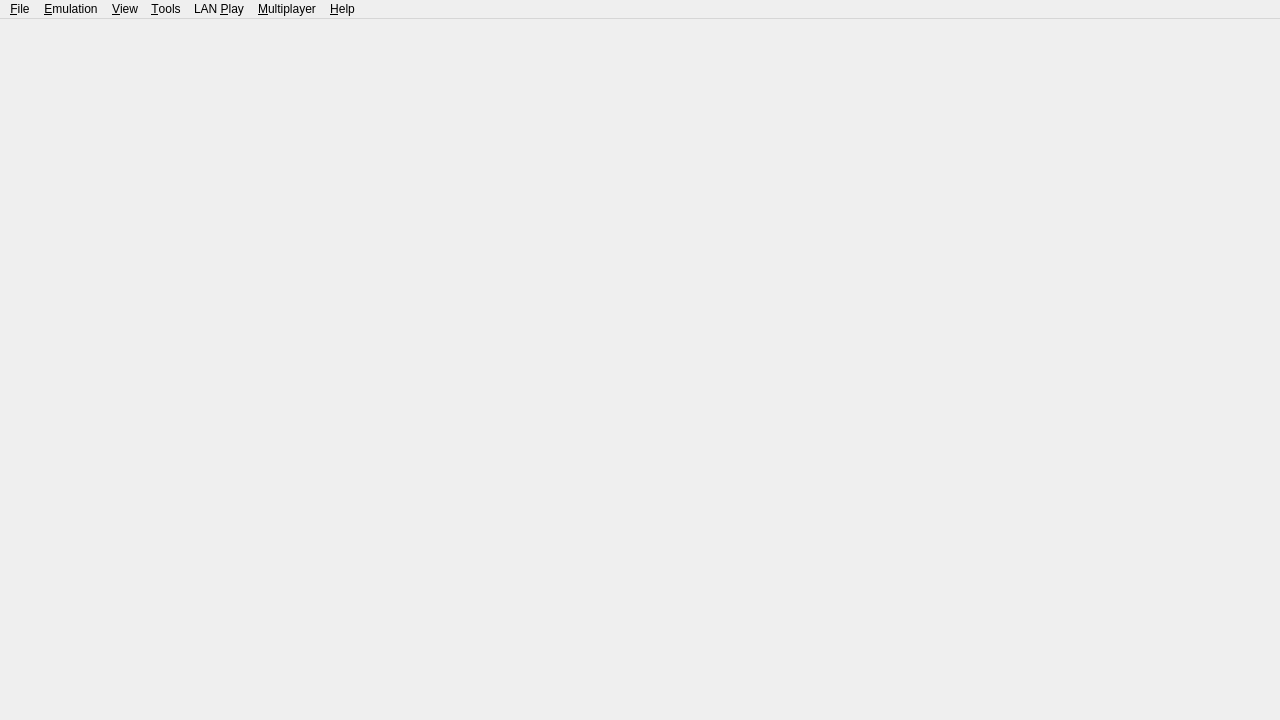
<?xml version="1.0" encoding="UTF-8"?>
<ui version="4.0">
 <class>MainWindow</class>
 <widget class="QMainWindow" name="MainWindow">
  <property name="geometry">
   <rect>
    <x>0</x>
    <y>0</y>
    <width>1280</width>
    <height>720</height>
   </rect>
  </property>
  <property name="windowTitle">
   <string>yuzu</string>
  </property>
  <property name="windowIcon">
   <iconset resource="yuzu.qrc">
    <normaloff>:/img/eden.ico</normaloff>:/img/eden.ico</iconset>
  </property>
  <property name="tabShape">
   <enum>QTabWidget::TabShape::Rounded</enum>
  </property>
  <property name="dockNestingEnabled">
   <bool>true</bool>
  </property>
  <widget class="QWidget" name="centralwidget">
   <layout class="QHBoxLayout" name="horizontalLayout">
    <property name="leftMargin">
     <number>0</number>
    </property>
    <property name="topMargin">
     <number>0</number>
    </property>
    <property name="rightMargin">
     <number>0</number>
    </property>
    <property name="bottomMargin">
     <number>0</number>
    </property>
   </layout>
  </widget>
  <widget class="QMenuBar" name="menubar">
   <property name="geometry">
    <rect>
     <x>0</x>
     <y>0</y>
     <width>1280</width>
     <height>23</height>
    </rect>
   </property>
   <widget class="QMenu" name="menu_File">
    <property name="title">
     <string>&amp;File</string>
    </property>
    <widget class="QMenu" name="menu_recent_files">
     <property name="title">
      <string>&amp;Recent Files</string>
     </property>
    </widget>
    <widget class="QMenu" name="menuOpen_Eden_Folders">
     <property name="title">
      <string>Open &amp;Eden Folders</string>
     </property>
     <addaction name="action_Root_Data_Folder"/>
     <addaction name="action_NAND_Folder"/>
     <addaction name="action_SDMC_Folder"/>
     <addaction name="action_Mod_Folder"/>
     <addaction name="action_Log_Folder"/>
    </widget>
    <addaction name="action_Install_File_NAND"/>
    <addaction name="separator"/>
    <addaction name="action_Load_File"/>
    <addaction name="action_Load_Folder"/>
    <addaction name="separator"/>
    <addaction name="menu_recent_files"/>
    <addaction name="separator"/>
    <addaction name="action_Load_Amiibo"/>
    <addaction name="separator"/>
    <addaction name="menuOpen_Eden_Folders"/>
    <addaction name="separator"/>
    <addaction name="action_Exit"/>
   </widget>
   <widget class="QMenu" name="menu_Emulation">
    <property name="title">
     <string>&amp;Emulation</string>
    </property>
    <addaction name="action_Pause"/>
    <addaction name="action_Stop"/>
    <addaction name="action_Restart"/>
    <addaction name="separator"/>
    <addaction name="action_Configure"/>
    <addaction name="action_Configure_Current_Game"/>
   </widget>
   <widget class="QMenu" name="menu_View">
    <property name="title">
     <string>&amp;View</string>
    </property>
    <widget class="QMenu" name="menu_Reset_Window_Size">
     <property name="title">
      <string>&amp;Reset Window Size</string>
     </property>
    </widget>
    <widget class="QMenu" name="menu_View_Debugging">
     <property name="title">
      <string>&amp;Debugging</string>
     </property>
    </widget>
    <widget class="QMenu" name="menu_Game_List_Mode">
     <property name="title">
      <string>&amp;Game List Mode</string>
     </property>
     <addaction name="action_Tree_View"/>
     <addaction name="action_Grid_View"/>
     <addaction name="action_Carousel_View"/>
    </widget>
    <widget class="QMenu" name="menuGame_Icon_Size">
     <property name="title">
      <string>Game &amp;Icon Size</string>
     </property>
    </widget>
    <action name="action_Reset_Window_Size_720">
     <property name="text">
      <string>Reset Window Size to &amp;720p</string>
     </property>
     <property name="iconText">
      <string>Reset Window Size to 720p</string>
     </property>
    </action>
    <action name="action_Reset_Window_Size_900">
     <property name="text">
      <string>Reset Window Size to &amp;900p</string>
     </property>
     <property name="iconText">
      <string>Reset Window Size to 900p</string>
     </property>
    </action>
    <action name="action_Reset_Window_Size_1080">
     <property name="text">
      <string>Reset Window Size to &amp;1080p</string>
     </property>
     <property name="iconText">
      <string>Reset Window Size to 1080p</string>
     </property>
    </action>
    <addaction name="action_Fullscreen"/>
    <addaction name="action_Single_Window_Mode"/>
    <addaction name="action_Enable_Overlay_Applet"/>
    <addaction name="action_Show_Filter_Bar"/>
    <addaction name="action_Show_Status_Bar"/>
    <addaction name="action_Show_Performance_Overlay"/>
    <addaction name="separator"/>
    <addaction name="menu_Reset_Window_Size"/>
    <addaction name="menu_View_Debugging"/>
    <addaction name="menu_Game_List_Mode"/>
    <addaction name="menuGame_Icon_Size"/>
    <addaction name="action_Show_Game_Name"/>
   </widget>
   <widget class="QMenu" name="menu_Multiplayer">
    <property name="enabled">
     <bool>true</bool>
    </property>
    <property name="title">
     <string>&amp;Multiplayer</string>
    </property>
    <addaction name="action_View_Lobby"/>
    <addaction name="action_Start_Room"/>
    <addaction name="action_Connect_To_Room"/>
    <addaction name="separator"/>
    <addaction name="action_Show_Room"/>
    <addaction name="action_Leave_Room"/>
   </widget>
   <widget class="QMenu" name="menu_Tools">
    <property name="title">
     <string>&amp;Tools</string>
    </property>
    <widget class="QMenu" name="menu_cabinet_applet">
     <property name="title">
      <string>Am&amp;iibo</string>
     </property>
     <addaction name="action_Launch_Cabinet_Nickname_Owner"/>
     <addaction name="action_Launch_Cabinet_Eraser"/>
     <addaction name="action_Launch_Cabinet_Restorer"/>
     <addaction name="action_Launch_Cabinet_Formatter"/>
    </widget>
    <widget class="QMenu" name="menu_Applets">
     <property name="title">
      <string>Launch &amp;Applet</string>
     </property>
     <addaction name="action_Launch_QLaunch"/>
     <addaction name="action_Launch_MiiEdit"/>
     <addaction name="action_Launch_Controller"/>
     <addaction name="action_Launch_PhotoViewer"/>
    </widget>
    <widget class="QMenu" name="menuTAS">
     <property name="title">
      <string>&amp;TAS</string>
     </property>
     <addaction name="action_TAS_Start"/>
     <addaction name="action_TAS_Record"/>
     <addaction name="action_TAS_Reset"/>
     <addaction name="separator"/>
     <addaction name="action_Configure_Tas"/>
    </widget>
    <widget class="QMenu" name="menu_Create_Shortcuts">
     <property name="title">
      <string>&amp;Create Home Menu Shortcut</string>
     </property>
     <addaction name="action_Desktop"/>
     <addaction name="action_Application_Menu"/>
    </widget>
    <widget class="QMenu" name="menuInstall_Firmware">
     <property name="title">
      <string>Install &amp;Firmware</string>
     </property>
     <addaction name="action_Firmware_From_Folder"/>
     <addaction name="action_Firmware_From_ZIP"/>
    </widget>
    <addaction name="action_Install_Keys"/>
    <addaction name="menuInstall_Firmware"/>
    <addaction name="action_Verify_installed_contents"/>
    <addaction name="action_Data_Manager"/>
    <addaction name="separator"/>
    <addaction name="menu_cabinet_applet"/>
    <addaction name="menu_Applets"/>
    <addaction name="menu_Create_Shortcuts"/>
    <addaction name="separator"/>
    <addaction name="action_Capture_Screenshot"/>
    <addaction name="menuTAS"/>
   </widget>
   <widget class="QMenu" name="menu_LAN_Play">
    <property name="title">
     <string>LAN &amp;Play</string>
    </property>
    <addaction name="action_Configure_LAN_Play"/>
   </widget>
   <widget class="QMenu" name="menu_Help">
    <property name="title">
     <string>&amp;Help</string>
    </property>
    <addaction name="action_Report_Compatibility"/>
    <addaction name="action_Open_Mods_Page"/>
    <addaction name="action_Open_Quickstart_Guide"/>
    <addaction name="action_Open_FAQ"/>
    <addaction name="separator"/>
    <addaction name="action_About"/>
    <addaction name="action_Eden_Dependencies"/>
   </widget>
   <addaction name="menu_File"/>
   <addaction name="menu_Emulation"/>
   <addaction name="menu_View"/>
   <addaction name="menu_Tools"/>
   <addaction name="menu_LAN_Play"/>
   <addaction name="menu_Multiplayer"/>
   <addaction name="menu_Help"/>
  </widget>
  <action name="action_Install_File_NAND">
   <property name="enabled">
    <bool>true</bool>
   </property>
   <property name="text">
    <string>&amp;Install Files to NAND...</string>
   </property>
  </action>
  <action name="action_Load_File">
   <property name="text">
    <string>L&amp;oad File...</string>
   </property>
  </action>
  <action name="action_Load_Folder">
   <property name="text">
    <string>Load &amp;Folder...</string>
   </property>
  </action>
  <action name="action_Exit">
   <property name="text">
    <string>E&amp;xit</string>
   </property>
  </action>
  <action name="action_Pause">
   <property name="enabled">
    <bool>false</bool>
   </property>
   <property name="text">
    <string>&amp;Pause</string>
   </property>
  </action>
  <action name="action_Stop">
   <property name="enabled">
    <bool>false</bool>
   </property>
   <property name="text">
    <string>&amp;Stop</string>
   </property>
  </action>
  <action name="action_Verify_installed_contents">
   <property name="text">
    <string>&amp;Verify Installed Contents</string>
   </property>
  </action>
  <action name="action_About">
   <property name="text">
    <string>&amp;About Eden</string>
   </property>
  </action>
  <action name="action_Single_Window_Mode">
   <property name="checkable">
    <bool>true</bool>
   </property>
   <property name="text">
    <string>Single &amp;Window Mode</string>
   </property>
  </action>
  <action name="action_Configure">
   <property name="text">
    <string>Con&amp;figure...</string>
   </property>
   <property name="shortcut">
    <string>Ctrl+,</string>
   </property>
   <property name="menuRole">
    <enum>QAction::MenuRole::PreferencesRole</enum>
   </property>
  </action>
  <action name="action_Enable_Overlay_Applet">
   <property name="checkable">
    <bool>true</bool>
   </property>
   <property name="text">
    <string>Enable Overlay Display Applet</string>
   </property>
  </action>
  <action name="action_Show_Filter_Bar">
   <property name="checkable">
    <bool>true</bool>
   </property>
   <property name="text">
    <string>Show &amp;Filter Bar</string>
   </property>
  </action>
  <action name="action_Show_Status_Bar">
   <property name="checkable">
    <bool>true</bool>
   </property>
   <property name="text">
    <string>Show &amp;Status Bar</string>
   </property>
   <property name="iconText">
    <string>Show Status Bar</string>
   </property>
  </action>
  <action name="action_View_Lobby">
   <property name="enabled">
    <bool>true</bool>
   </property>
   <property name="text">
    <string>&amp;Browse Public Game Lobby</string>
   </property>
  </action>
  <action name="action_Start_Room">
   <property name="enabled">
    <bool>true</bool>
   </property>
   <property name="text">
    <string>&amp;Create Room</string>
   </property>
  </action>
  <action name="action_Leave_Room">
   <property name="enabled">
    <bool>false</bool>
   </property>
   <property name="text">
    <string>&amp;Leave Room</string>
   </property>
  </action>
  <action name="action_Connect_To_Room">
   <property name="text">
    <string>&amp;Direct Connect to Room</string>
   </property>
  </action>
  <action name="action_Show_Room">
   <property name="enabled">
    <bool>false</bool>
   </property>
   <property name="text">
    <string>&amp;Show Current Room</string>
   </property>
  </action>
  <action name="action_Fullscreen">
   <property name="checkable">
    <bool>true</bool>
   </property>
   <property name="text">
    <string>F&amp;ullscreen</string>
   </property>
  </action>
  <action name="action_Restart">
   <property name="enabled">
    <bool>false</bool>
   </property>
   <property name="text">
    <string>&amp;Restart</string>
   </property>
  </action>
  <action name="action_Load_Amiibo">
   <property name="enabled">
    <bool>false</bool>
   </property>
   <property name="text">
    <string>Load/Remove &amp;Amiibo...</string>
   </property>
  </action>
  <action name="action_Open_Mods_Page">
   <property name="text">
    <string>Open &amp;Mods Page</string>
   </property>
  </action>
  <action name="action_Open_Quickstart_Guide">
   <property name="text">
    <string>Open &amp;Quickstart Guide</string>
   </property>
  </action>
  <action name="action_Open_FAQ">
   <property name="text">
    <string>&amp;FAQ</string>
   </property>
  </action>
  <action name="action_Capture_Screenshot">
   <property name="enabled">
    <bool>false</bool>
   </property>
   <property name="text">
    <string>&amp;Capture Screenshot</string>
   </property>
  </action>
  <action name="action_Launch_PhotoViewer">
   <property name="text">
    <string>&amp;Album</string>
   </property>
  </action>
  <action name="action_Launch_Cabinet_Nickname_Owner">
   <property name="text">
    <string>&amp;Set Nickname and Owner</string>
   </property>
  </action>
  <action name="action_Launch_Cabinet_Eraser">
   <property name="text">
    <string>&amp;Delete Game Data</string>
   </property>
  </action>
  <action name="action_Launch_Cabinet_Restorer">
   <property name="text">
    <string>&amp;Restore Amiibo</string>
   </property>
  </action>
  <action name="action_Launch_Cabinet_Formatter">
   <property name="text">
    <string>&amp;Format Amiibo</string>
   </property>
  </action>
  <action name="action_Launch_MiiEdit">
   <property name="text">
    <string>&amp;Mii Editor</string>
   </property>
  </action>
  <action name="action_Configure_LAN_Play">
   <property name="text">
    <string>Configure LAN &amp;Play...</string>
   </property>
   <property name="menuRole">
    <enum>QAction::MenuRole::NoRole</enum>
   </property>
  </action>
  <action name="action_Configure_Tas">
   <property name="text">
    <string>&amp;Configure TAS...</string>
   </property>
   <property name="menuRole">
    <enum>QAction::MenuRole::NoRole</enum>
   </property>
  </action>
  <action name="action_Configure_Current_Game">
   <property name="enabled">
    <bool>false</bool>
   </property>
   <property name="text">
    <string>Configure C&amp;urrent Game...</string>
   </property>
   <property name="menuRole">
    <enum>QAction::MenuRole::NoRole</enum>
   </property>
  </action>
  <action name="action_TAS_Start">
   <property name="enabled">
    <bool>false</bool>
   </property>
   <property name="text">
    <string>&amp;Start</string>
   </property>
  </action>
  <action name="action_TAS_Reset">
   <property name="enabled">
    <bool>false</bool>
   </property>
   <property name="text">
    <string>&amp;Reset</string>
   </property>
  </action>
  <action name="action_TAS_Record">
   <property name="enabled">
    <bool>false</bool>
   </property>
   <property name="text">
    <string>R&amp;ecord</string>
   </property>
  </action>
  <action name="action_Launch_Controller">
   <property name="text">
    <string>Open &amp;Controller Menu</string>
   </property>
  </action>
  <action name="action_Install_Keys">
   <property name="text">
    <string>Install Decryption &amp;Keys</string>
   </property>
  </action>
  <action name="action_Launch_QLaunch">
   <property name="text">
    <string>&amp;Home Menu</string>
   </property>
  </action>
  <action name="action_Desktop">
   <property name="text">
    <string>&amp;Desktop</string>
   </property>
  </action>
  <action name="action_Application_Menu">
   <property name="text">
    <string>&amp;Application Menu</string>
   </property>
  </action>
  <action name="action_Root_Data_Folder">
   <property name="text">
    <string>&amp;Root Data Folder</string>
   </property>
  </action>
  <action name="action_NAND_Folder">
   <property name="text">
    <string>&amp;NAND Folder</string>
   </property>
  </action>
  <action name="action_SDMC_Folder">
   <property name="text">
    <string>&amp;SDMC Folder</string>
   </property>
  </action>
  <action name="action_Mod_Folder">
   <property name="text">
    <string>&amp;Mod Folder</string>
   </property>
  </action>
  <action name="action_Log_Folder">
   <property name="text">
    <string>&amp;Log Folder</string>
   </property>
  </action>
  <action name="action_Firmware_From_Folder">
   <property name="text">
    <string>From Folder</string>
   </property>
  </action>
  <action name="action_Firmware_From_ZIP">
   <property name="text">
    <string>From ZIP</string>
   </property>
  </action>
  <action name="action_Eden_Dependencies">
   <property name="text">
    <string>&amp;Eden Dependencies</string>
   </property>
  </action>
  <action name="action_Data_Manager">
   <property name="text">
    <string>&amp;Data Manager</string>
   </property>
  </action>
  <action name="action_Tree_View">
   <property name="checkable">
    <bool>true</bool>
   </property>
   <property name="text">
    <string>&amp;Tree View</string>
   </property>
  </action>
  <action name="action_Grid_View">
   <property name="checkable">
    <bool>true</bool>
   </property>
   <property name="text">
    <string>&amp;Grid View</string>
   </property>
  </action>
  <action name="actionGame_Icon_Size">
   <property name="text">
    <string>Game Icon Size</string>
   </property>
  </action>
  <action name="actionNone">
   <property name="text">
    <string>None</string>
   </property>
  </action>
  <action name="action_Show_Game_Name">
   <property name="checkable">
    <bool>true</bool>
   </property>
   <property name="text">
    <string>Show Game &amp;Name</string>
   </property>
  </action>
  <action name="action_Show_Performance_Overlay">
   <property name="checkable">
    <bool>true</bool>
   </property>
   <property name="text">
    <string>Show &amp;Performance Overlay</string>
   </property>
  </action>
  <action name="action_Carousel_View">
   <property name="checkable">
    <bool>true</bool>
   </property>
   <property name="text">
    <string>&amp;Carousel View</string>
   </property>
  </action>
 </widget>
 <resources>
  <include location="yuzu.qrc"/>
 </resources>
 <connections/>
</ui>
